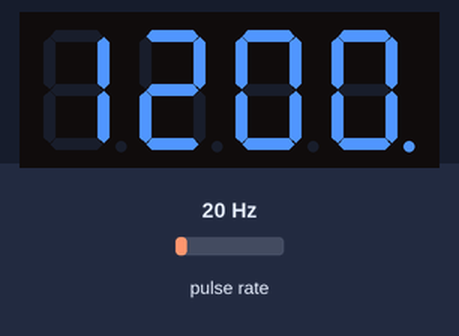
A sketch run on a simulated Arduino Uno, built with avr-gcc and run on an emulated ATmega328P. On the bench: 4-digit seven-segment display. Wiring (inferred from the names in the program): pulse sensor: data pin 2. The inputs (shaded band) are chosen by the test bench; at power-on: pulse rate 20 Hz.

Above: at 1.2 s.
1.3 s: pulse rate (sensor on pin 2) set to 4 Hz
At 2.9 s:
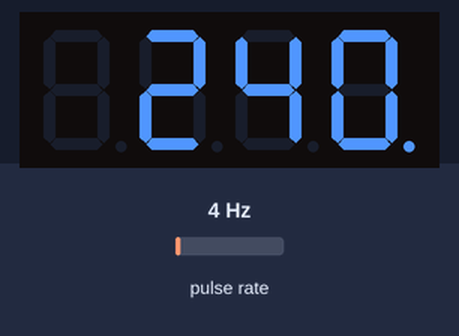
3.1 s: pulse rate (sensor on pin 2) set to 50 Hz
At 3.53 s:
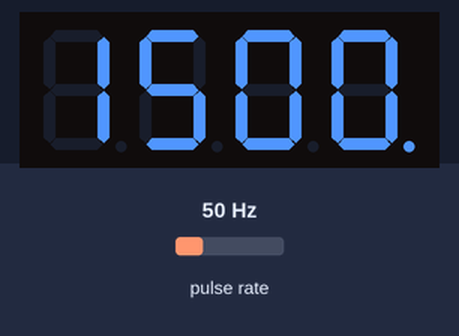
4.8 s: pulse rate (sensor on pin 2) set to 100 Hz
At 8.2 s:
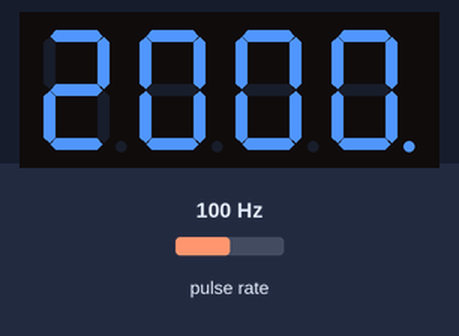
Timing chart, 0 to 9.7 s (numbered marks = the images above; inputs shaded):
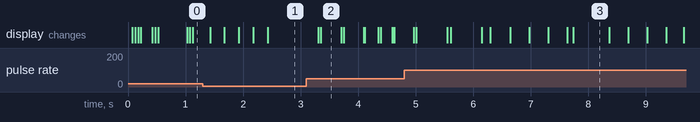

The sketch:

arduinoWheelSpeed.ino
```cpp
// Hall Effect Sensor RPM Measurement
// Arduino Uno, Hall sensor on pin 2
// 1 magnet on the rotating shaft
// Prints RPM to Serial Monitor

# include "SevSeg.h"
SevSeg sevseg;

const int hallPin = 2;   // Hall effect sensor pin
const int analogPin = A0;
const int rpmAvgTime = 2000; //ms
volatile int timedCount = rpmAvgTime;

volatile unsigned long lastPulseTime = 0;
volatile unsigned long pulseInterval = 0;

volatile unsigned long risingTime = 0;
volatile unsigned long fallingTime = 0;
volatile int pulseCount  = 0;

volatile int check = 0;

const unsigned long debounceDelay = 27;  // ms (adjust if needed)

byte numDigits = 4;
byte digitPins[] = {1,3,4,5};
byte segmentPins[] = {6,7,8,9,10,11,12,13};
bool resistorsOnSegments = 0;

void setup() {
  // Serial.begin(9600);
  pinMode(hallPin, INPUT);

  // Trigger on rising edge (magnet detected)
  attachInterrupt(digitalPinToInterrupt(hallPin), hallRising, 2);
  // attachInterrupt(digitalPinToInterrupt(hallPin), hallFalling, FALLING);

  sevseg.begin(COMMON_CATHODE, numDigits, digitPins, segmentPins, resistorsOnSegments);
  sevseg.setBrightness(90);
}

void loop() {
  unsigned long interval;

  // Copy volatile safely
  // noInterrupts();
  interval = pulseInterval;

  // interrupts();

  // if (interval > 0) {
  // Compute RPM: 60,000 ms/min / interval (ms)
  float rpm = 60000.0 / interval;

  // bool check = digitalRead(hallPin);

  // if(check == 1){
  //   Serial.print(analogRead(analogPin));
  //   Serial.print(",");
  //   Serial.println(digitalRead(hallPin));
  // }
  // Serial.print("Pulse Interval (ms): ");
  // Serial.print(interval);
  // Serial.print("  -> Instant RPM: ");
  // Serial.println(rpm);


  timedCount = rpmAvgTime - 500;
  // delay(500); // update twice per second
  // }
  sevseg.setNumber(rpm,0);
  sevseg.refreshDisplay();
  // delay(1000);
}

void hallRising() {
  unsigned long now = millis();
  check = 1;
  // Serial.print(".");
  // Debounce: ignore pulses that are too close together
  if (now - fallingTime > debounceDelay) {
    // Serial.print("update");
    pulseInterval = now - risingTime;

    lastPulseTime = now;
    risingTime = now;
    fallingTime = now;
  }
}
```

Measured:
- what the display in image 3 shows lasts 0.7 s, from 7.7 s to 8.4 s
